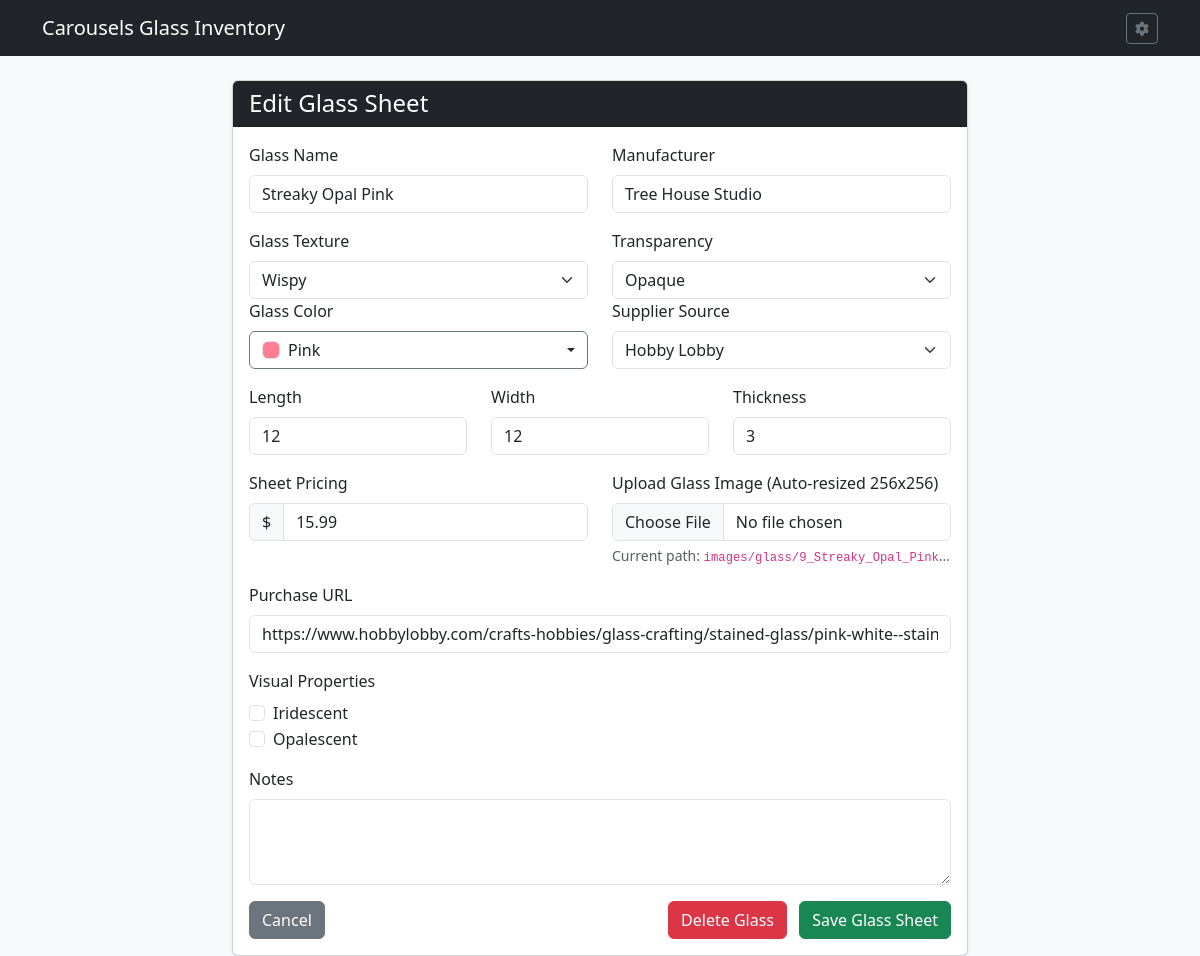
Page /glass/edit/9 on the earlier database version.
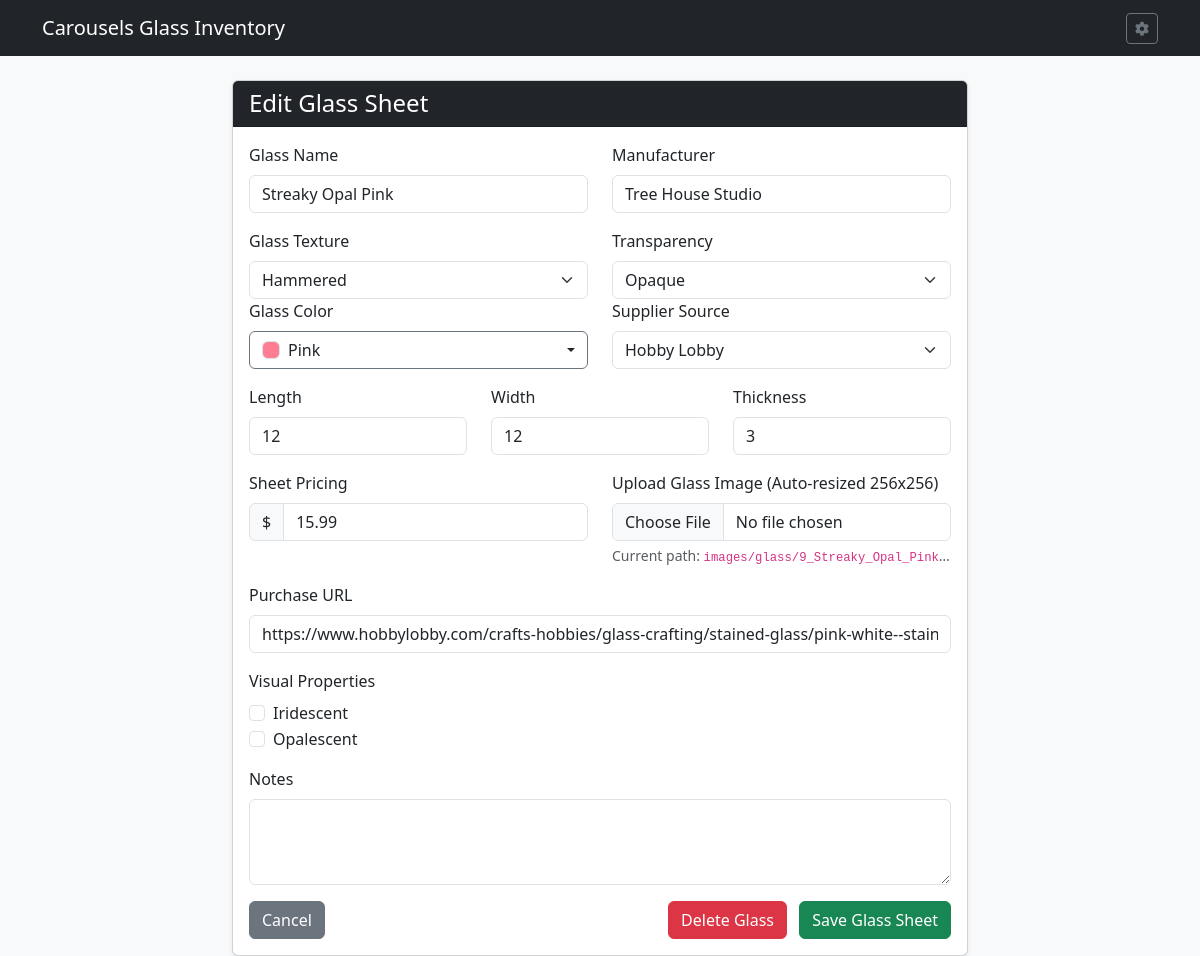
Same page on the later database version.
### tables this page shows
CREATE TABLE GSI (

    GLASSID INTEGER PRIMARY KEY AUTOINCREMENT,	--Glass Id number
    GLSNAME TEXT,				--Glass Name
    GLSMANF TEXT,				--Glass Manufacturer
    GLSLEN NUMERIC,				--Glass Length
    GLSWID NUMERIC,				--Glass Width
    GLSTHK NUMERIC,				--Glass Thickness
    GLSTEX TEXT,				--Glass Texture
    GLSIRI INTEGER,				--Iridescent Bool
    GLSOPAL INTEGER,				--Opalescent Bool
    GLSOURCE TEXT,				--Glass Source
    GLLINK TEXT,				--URL to Glass
    GLSIMG TEXT,				--Image of Glass
    GLSNOTE TEXT,				--Notes about Glass
    COLOR TEXT,					--Glass color
    GTRNSN TEXT,				--Glass Transparency
    ISACTIVE INTEGER,				--Is Active Bool

    FOREIGN KEY (GLSTEX) REFERENCES GTL(GLSTEX) ON DELETE SET NULL ON UPDATE CASCADE,
    FOREIGN KEY (COLOR) REFERENCES COLOR(COLOR) ON DELETE SET NULL ON UPDATE CASCADE,
    FOREIGN KEY (GLSOURCE) REFERENCES GSL(GLSOURCE) ON DELETE SET NULL ON UPDATE CASCADE,
    FOREIGN KEY (GTRNSN) REFERENCES GTRNS(GTRNSN) ON DELETE SET NULL ON UPDATE CASCADE

);

CREATE TABLE GTL (

    GLSTEX TEXT PRIMARY KEY,			--Glass texture name
    ISACTIVE INTEGER				--Is Active Bool

);

CREATE TABLE GTRNS (

    GTRNSN TEXT PRIMARY KEY,			--Transparency Name
    GTRNSV INTEGER				--Transparency Value
);

CREATE TABLE GSL (

    GLSOURCE TEXT PRIMARY KEY,			--Glass Source Name
    SRCWEB INTEGER,				--Web link URL
    GLSLOGO TEXT,				--Source Logo
    GLSNOTE TEXT,				--Notes about source
    ISACTIVE INTEGER				--Is Active Bool

);

### routes/glass_routes.py (the view, shortened to what this page needs)
@glass_bp.route('/glass/edit/<int:glass_id>', methods=['GET', 'POST'])
def edit_glass(glass_id):
    db = get_db_from_app()
    glass = db.execute('''
        SELECT g.*, p.GLSPRICE, c.CHEX
        FROM GSI g
        LEFT JOIN GPC p ON g.GLASSID = p.GLASSID
        LEFT JOIN COLOR c ON g.COLOR = c.COLOR
        LEFT JOIN GTRNS t ON g.GTRNSN = t.GTRNSN
        WHERE g.GLASSID = ?
    ''', (glass_id,)).fetchone()
    if not glass:
        flash('Glass sheet record not found.', 'danger')
        return redirect(url_for('glass_bp.list_glass'))
    textures = db.execute('SELECT * FROM GTL').fetchall()
    transparency = db.execute('SELECT * FROM GTRNS').fetchall()
    colors = db.execute('SELECT * FROM COLOR').fetchall()
    sources = db.execute('SELECT * FROM GSL').fetchall()
    return render_template(
        'glass_form.html', glass=glass, textures=textures,
        transparency=transparency, colors=colors, sources=sources, action='Edit'
    )

### app.py (called while the page is built)
def get_db():
    conn = sqlite3.connect(DATABASE)
    conn.row_factory = sqlite3.Row
    conn.execute("PRAGMA foreign_keys = ON;")
    return conn

### routes/glass_routes.py (called while the page is built)
def get_db_from_app():
    from __main__ import get_db
    return get_db()

### templates/glass_form.html (shortened to what the changed rows need)
{% extends 'base.html' %}
{% block content %}
<div class="row justify-content-center">
    <div class="col-md-8">
        <div class="card shadow-sm">
            <div class="card-body">
                <form method="POST" enctype="multipart/form-data">
                    <div class="row mb-3">
                        <div class="col-md-6">
                            <label class="form-label">Glass Name</label>
                            <input type="text" name="GLSNAME" class="form-control" value="{{ glass.GLSNAME if glass else '' }}" required maxlength="25">
                        </div>
                        <div class="col-md-6">
                            <label class="form-label">Manufacturer</label>
                            <input type="text" name="GLSMANF" class="form-control" value="{{ glass.GLSMANF if glass else '' }}" maxlength="25">
                        </div>
                    </div>
                    <div class="row mb-3">
                        <div class="col-md-6">
                            <label class="form-label">Glass Texture</label>
                            <select name="GLSTEX" class="form-select">
                                {% for t in textures %}
                                    <option value="{{ t.GLSTEX }}" {% if glass and glass.GLSTEX == t.GLSTEX %}selected{% endif %}>
                                        {{ t.GLSTEX }}
                                    </option>
                                {% endfor %}
                            </select>
                        </div>
			<div class="col-md-6">
			    <label for="GTRNSN" class="form-label">Transparency</label>
			    <select class="form-select" id="GTRNSN" name="GTRNSN">
			        {% for t in transparency %}
			            <option value="{{ t.GTRNSN }}" {% if glass and glass.GTRNSN == t.GTRNSN %}selected{% endif %}>
			                {{ t.GTRNSN }}
			            </option>
			        {% endfor %}
				</select>
			</div>
                        <div class="col-md-6">
                            <div class="dropdown">
                                <button class="btn btn-outline-secondary dropdown-toggle w-100 d-flex align-items-center justify-content-between bg-white text-dark"
                                        type="button"
                                        id="colorDropdownBtn"
                                        data-bs-toggle="dropdown"
                                        aria-expanded="false">
                                    <span id="selected-color-label" class="d-flex align-items-center gap-2">
                                        {% if glass and glass.COLOR %}
                                            <span class="d-inline-block rounded border" style="width: 18px; height: 18px; background-color: #{{ glass.CHEX|string|replace('#', '') if glass.CHEX else 'ccc' }};"></span>
                                            {{ glass.COLOR }}
                                        {% else %}
                                            <span class="text-muted">-- Select Color --</span>
                                        {% endif %}
                                    </span>
                                </button>
                            </div>
                        </div>
                        <div class="col-md-6 mt-3 mt-md-0">
                            <label class="form-label">Supplier Source</label>
                            <select name="GLSOURCE" class="form-select">
                                {% for s in sources %}
                                    <option value="{{ s.GLSOURCE }}" {% if glass and glass.GLSOURCE == s.GLSOURCE %}selected{% endif %}>
                                        {{ s.GLSOURCE }}
                                    </option>
                                {% endfor %}
                            </select>
                        </div>
                    </div>
                    <div class="row mb-3">
                        <div class="col-md-4">
                            <label class="form-label">Length</label>
                            <input type="number" name="GLSLEN" class="form-control" value="{{ glass.GLSLEN if glass else '' }}" placeholder="inches">
                        </div>
                        <div class="col-md-4">
                            <label class="form-label">Width</label>
                            <input type="number" name="GLSWID" class="form-control" value="{{ glass.GLSWID if glass else '' }}" placeholder="inches">
                        </div>
                        <div class="col-md-4">
                            <label class="form-label">Thickness</label>
                            <input type="number" name="GLSTHK" class="form-control" value="{{ glass.GLSTHK if glass else '' }}" placeholder="mm">
                        </div>
                    </div>
                    <div class="row mb-3">
			<div class="col-md-6">
                            {% if glass and glass.GLSIMG %}
                            <div class="form-text text-truncate mt-1">
                                Current path: <code>{{ glass.GLSIMG }}</code>
                            </div>
                            {% endif %}
                        </div>
                    </div>
                    <div class="mb-3">
                        <label class="form-label">Purchase URL</label>
                        <input type="text" name="GLLINK" class="form-control" value="{{ glass.GLLINK if glass else '' }}">
                    </div>
                    <div class="mb-3">
                        <div class="form-check">
                            <input class="form-check-input" type="checkbox" name="GLSIRI" id="GLSIRI" {% if glass and glass.GLSIRI %}checked{% endif %}>
                            <label class="form-check-label" for="GLSIRI">Iridescent</label>
                        </div>
                        <div class="form-check">
                            <input class="form-check-input" type="checkbox" name="GLSOPAL" id="GLSOPAL" {% if glass and glass.GLSOPAL %}checked{% endif %}>
                            <label class="form-check-label" for="GLSOPAL">Opalescent</label>
                        </div>
                    </div>
                </form>
            </div>
        </div>
    </div>
</div>
{% endblock %}

Differences in the rows shown:
changed GSI "Pink": GLSTEX "Wispy" → "Hammered"
